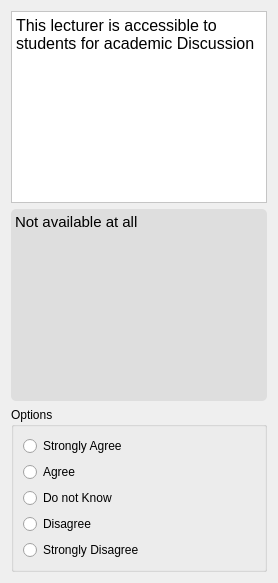
                   <widget class="QWidget" name="page_52">
                    <layout class="QVBoxLayout" name="verticalLayout_148">
                     <item>
                      <widget class="QTextBrowser" name="textBrowser_111">
                       <property name="styleSheet">
                        <string notr="true">background-color: rgb(255, 255, 255);</string>
                       </property>
                       <property name="html">
                        <string>&lt;!DOCTYPE HTML PUBLIC &quot;-//W3C//DTD HTML 4.0//EN&quot; &quot;http://www.w3.org/TR/REC-html40/strict.dtd&quot;&gt;
&lt;html&gt;&lt;head&gt;&lt;meta name=&quot;qrichtext&quot; content=&quot;1&quot; /&gt;&lt;style type=&quot;text/css&quot;&gt;
p, li { white-space: pre-wrap; }
&lt;/style&gt;&lt;/head&gt;&lt;body style=&quot; font-family:'Comic Sans MS'; font-size:10pt; font-weight:400; font-style:normal;&quot;&gt;
&lt;p style=&quot; margin-top:0px; margin-bottom:0px; margin-left:0px; margin-right:0px; -qt-block-indent:0; text-indent:0px;&quot;&gt;&lt;span style=&quot; font-family:'consolas'; font-size:12pt;&quot;&gt;This lecturer is accessible to students for academic Discussion&lt;/span&gt;&lt;/p&gt;&lt;/body&gt;&lt;/html&gt;</string>
                       </property>
                      </widget>
                     </item>
                     <item>
                      <widget class="QTextBrowser" name="textBrowser_112">
                       <property name="styleSheet">
                        <string notr="true">background-color: rgb(222, 222, 222);
border-radius: 5px;</string>
                       </property>
                       <property name="html">
                        <string>&lt;!DOCTYPE HTML PUBLIC &quot;-//W3C//DTD HTML 4.0//EN&quot; &quot;http://www.w3.org/TR/REC-html40/strict.dtd&quot;&gt;
&lt;html&gt;&lt;head&gt;&lt;meta name=&quot;qrichtext&quot; content=&quot;1&quot; /&gt;&lt;style type=&quot;text/css&quot;&gt;
p, li { white-space: pre-wrap; }
&lt;/style&gt;&lt;/head&gt;&lt;body style=&quot; font-family:'Comic Sans MS'; font-size:10pt; font-weight:400; font-style:normal;&quot;&gt;
&lt;p style=&quot; margin-top:0px; margin-bottom:0px; margin-left:0px; margin-right:0px; -qt-block-indent:0; text-indent:0px;&quot;&gt;&lt;span style=&quot; font-family:'consolas'; font-size:11pt;&quot;&gt;Not available at all&lt;/span&gt;&lt;/p&gt;&lt;/body&gt;&lt;/html&gt;</string>
                       </property>
                      </widget>
                     </item>
                     <item>
                      <widget class="QGroupBox" name="groupBox_40">
                       <property name="styleSheet">
                        <string notr="true">QRadionButton:{
	font: 10pt &quot;Comic Sans MS&quot;;
}</string>
                       </property>
                       <property name="title">
                        <string>Options</string>
                       </property>
                       <property name="flat">
                        <bool>false</bool>
                       </property>
                       <layout class="QVBoxLayout" name="verticalLayout_149">
                        <item>
                         <layout class="QVBoxLayout" name="verticalLayout_150">
                          <item>
                           <widget class="QRadioButton" name="radioButton_14_7">
                            <property name="styleSheet">
                             <string notr="true"/>
                            </property>
                            <property name="text">
                             <string>Strongly Agree</string>
                            </property>
                           </widget>
                          </item>
                          <item>
                           <widget class="QRadioButton" name="radioButton_14_8">
                            <property name="text">
                             <string>Agree</string>
                            </property>
                           </widget>
                          </item>
                          <item>
                           <widget class="QRadioButton" name="radioButton_14_9">
                            <property name="text">
                             <string>Do not Know</string>
                            </property>
                           </widget>
                          </item>
                          <item>
                           <widget class="QRadioButton" name="radioButton_14_10">
                            <property name="text">
                             <string>Disagree</string>
                            </property>
                           </widget>
                          </item>
                          <item>
                           <widget class="QRadioButton" name="radioButton_14_2">
                            <property name="text">
                             <string>Strongly Disagree</string>
                            </property>
                           </widget>
                          </item>
                         </layout>
                        </item>
                       </layout>
                      </widget>
                     </item>
                    </layout>
                   </widget>
